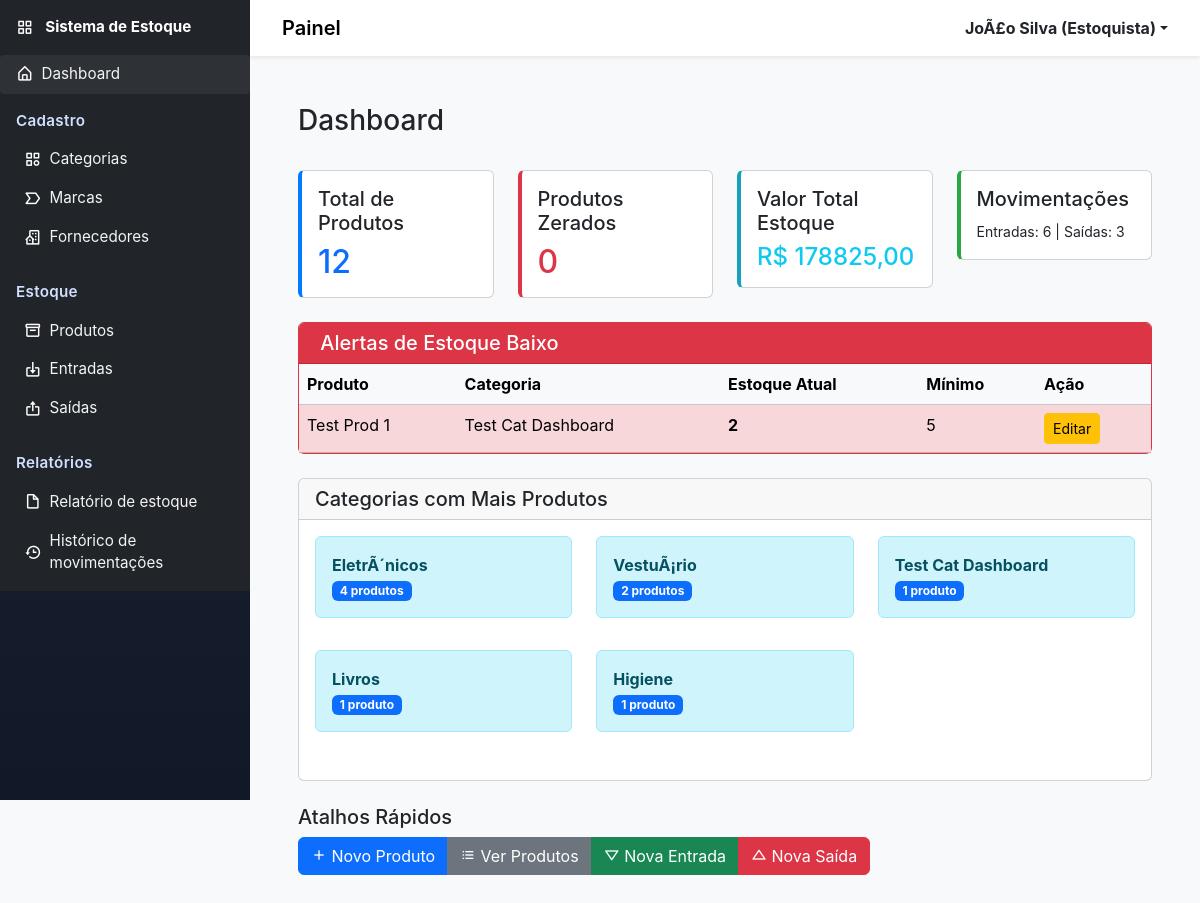
/usuarios/dashboard/ (signed in), run on the app's committed database.
### usuarios/models.py (models this page shows, shortened)
class Usuario(AbstractBaseUser, PermissionsMixin):
    NIVEL_ADMIN = "admin"
    NIVEL_ESTOQUISTA = "estoquista"
    NIVEL_CAIXA = "caixa"
    NIVEL_CHOICES = [
        (NIVEL_ADMIN, "Admin"),
        (NIVEL_ESTOQUISTA, "Estoquista"),
        (NIVEL_CAIXA, "Caixa"),
    ]
    id = models.AutoField(primary_key=True)
    nome = models.CharField("Nome", max_length=150)
    login = models.CharField("Login", max_length=50, unique=True)
    nivel_acesso = models.CharField(
        "Nível de acesso", max_length=30, choices=NIVEL_CHOICES, default=NIVEL_ESTOQUISTA)
    is_staff = models.BooleanField("Staff", default=False)
    is_active = models.BooleanField("Ativo", default=True)
    data_criacao = models.DateTimeField(
        "Data de criação", default=timezone.now)
    objects = UsuarioManager()
    USERNAME_FIELD = "login"
    REQUIRED_FIELDS = ["nome"]
    class Meta:
        verbose_name = "Usuário"
        verbose_name_plural = "Usuários"

### produtos/models.py (models this page shows, shortened)
class Produto(models.Model):
    UN = "UN"
    G = "G"
    KG = "KG"
    L = "L"
    CX = "CX"
    PAC = "PAC"
    MT = "MT"
    UNIDADE_CHOICES = [
        (UN, "Unidade"),
        (G, "Grama"),
        (KG, "Quilo"),
        (L, "Litro"),
        (CX, "Caixa"),
        (PAC, "Pacote"),
        (MT, "Metro"),
    ]
    id = models.AutoField(primary_key=True)
    nome = models.CharField(max_length=150)
    descricao = models.TextField(blank=True, null=True)
    codigo_barras = models.CharField(max_length=20, unique=True, blank=True, null=True)
    categoria = models.ForeignKey(Categoria, on_delete=models.PROTECT, related_name="produtos")
    marca = models.ForeignKey(Marca, on_delete=models.PROTECT, related_name="produtos", blank=True, null=True)
    fornecedor = models.ForeignKey(Fornecedor, on_delete=models.PROTECT, related_name="produtos", blank=True, null=True)
    unidade_medida = models.CharField(max_length=10, choices=UNIDADE_CHOICES, default=UN)
    preco_custo = models.DecimalField(max_digits=10, decimal_places=2)
    preco_venda = models.DecimalField(max_digits=10, decimal_places=2)
    estoque_minimo = models.IntegerField(default=0)
    estoque_atual = models.IntegerField(default=0)
    data_registro = models.DateTimeField(default=timezone.now)
    data_atualizacao = models.DateTimeField(auto_now=True)
    class Meta:
        verbose_name = "Produto"
        verbose_name_plural = "Produtos"

### categorias/models.py (models this page shows, shortened)
class Categoria(models.Model):
    id = models.AutoField(primary_key=True)
    nome = models.CharField(max_length=100)
    descricao = models.TextField(blank=True, null=True)
    class Meta:
        verbose_name = "Categoria"
        verbose_name_plural = "Categorias"

### usuarios/views.py (the view)
# urls.py: path("dashboard/", views.dashboard, name="dashboard"),
@login_required(login_url='login')
def dashboard(request):
    estoque_baixo = Produto.objects.filter(
        estoque_atual__lte=F('estoque_minimo')
    ).select_related('categoria').order_by('estoque_atual')[:10]
    total_produtos = Produto.objects.count()
    produtos_zerados = Produto.objects.filter(estoque_atual=0).count()
    valor_total_estoque = Produto.objects.aggregate(
        total=Sum(F('estoque_atual') * F('preco_custo'),
                  output_field=DecimalField())
    )['total'] or 0
    total_entradas = EntradaEstoque.objects.count()
    total_saidas = SaidaEstoque.objects.count()
    categorias_top = Produto.objects.values('categoria__nome').annotate(
        count=Count('id')
    ).order_by('-count')[:5]
    context = {
        'estoque_baixo': estoque_baixo,
        'total_produtos': total_produtos,
        'produtos_zerados': produtos_zerados,
        'valor_total_estoque': valor_total_estoque,
        'total_entradas': total_entradas,
        'total_saidas': total_saidas,
        'categorias_top': categorias_top,
    }
    return render(request, 'usuarios/dashboard.html', context)

### usuarios/templatetags/access_tags.py (called while the page is built)
@register.simple_tag(takes_context=True)
def has_access(context, allowed_levels):
    request = context.get('request')
    if not request or not hasattr(request, 'user') or not request.user.is_authenticated:
        return False
    nivel = getattr(request.user, 'nivel_acesso', None)
    if not nivel:
        return False
    allowed = [x.strip() for x in allowed_levels.split(',') if x.strip()]
    return nivel in allowed

### templates/usuarios/dashboard.html (shortened to what this page needs)
{% extends 'base.html' %}
{% load access_tags %}
{% block content %}
<div class="container-fluid p-4">
    <div class="row mb-4">
        <div class="col-md-12">
            <h1 class="h3">Dashboard</h1>
        </div>
    </div>
    <div class="row mb-4">
        <div class="col-md-3">
            <div class="card border-left-primary">
                <div class="card-body">
                    <h5 class="card-title">Total de Produtos</h5>
                    <h2 class="card-text text-primary">{{ total_produtos }}</h2>
                </div>
            </div>
        </div>
        <div class="col-md-3">
            <div class="card border-left-danger">
                <div class="card-body">
                    <h5 class="card-title">Produtos Zerados</h5>
                    <h2 class="card-text text-danger">{{ produtos_zerados }}</h2>
                </div>
            </div>
        </div>
        <div class="col-md-3">
            <div class="card border-left-info">
                <div class="card-body">
                    <h5 class="card-title">Valor Total Estoque</h5>
                    <h4 class="card-text text-info">R$ {{ valor_total_estoque|floatformat:2 }}</h4>
                </div>
            </div>
        </div>
        <div class="col-md-3">
            <div class="card border-left-success">
                <div class="card-body">
                    <h5 class="card-title">Movimentações</h5>
                    <p class="card-text"><small>Entradas: {{ total_entradas }} | Saídas: {{ total_saidas }}</small></p>
                </div>
            </div>
        </div>
    </div>
    {% if estoque_baixo %}
    <div class="row mb-4">
        <div class="col-md-12">
            <div class="card border-danger">
                <div class="card-header bg-danger text-white">
                    <h5 class="mb-0"> Alertas de Estoque Baixo</h5>
                </div>
                <div class="table-responsive">
                    <table class="table table-hover mb-0">
                        <thead class="table-light">
                            <tr>
                                <th>Produto</th>
                                <th>Categoria</th>
                                <th>Estoque Atual</th>
                                <th>Mínimo</th>
                                <th>Ação</th>
                            </tr>
                        </thead>
                        <tbody>
                            {% for produto in estoque_baixo %}
                            <tr class="table-danger">
                                <td>{{ produto.nome }}</td>
                                <td>{{ produto.categoria.nome }}</td>
                                <td><strong>{{ produto.estoque_atual }}</strong></td>
                                <td>{{ produto.estoque_minimo }}</td>
                                <td>
                                    <a href="{% url 'produtos:editar' produto.id %}" class="btn btn-sm btn-warning">Editar</a>
                                </td>
                            </tr>
                            {% endfor %}
                        </tbody>
                    </table>
                </div>
            </div>
        </div>
    </div>
    {% endif %}
    <div class="row">
        <div class="col-md-12">
            <div class="card">
                <div class="card-header">
                    <h5 class="mb-0">Categorias com Mais Produtos</h5>
                </div>
                <div class="card-body">
                    <div class="row">
                        {% for cat in categorias_top %}
                        <div class="col-md-4 mb-3">
                            <div class="alert alert-info">
                                <strong>{{ cat.categoria__nome }}</strong><br>
                                <span class="badge bg-primary">{{ cat.count }} produto{{ cat.count|pluralize }}</span>
                            </div>
                        </div>
                        {% empty %}
                        <div class="col-md-12">
                            <p class="text-muted">Nenhum produto cadastrado ainda.</p>
                        </div>
                        {% endfor %}
                    </div>
                </div>
            </div>
        </div>
    </div>
    {% has_access "admin,estoquista" as can_manage %}
    {% if can_manage %}
    <div class="row mt-4">
        <div class="col-md-12">
            <h5>Atalhos Rápidos</h5>
            <div class="btn-group" role="group">
                {% has_access "admin,estoquista" as can_products %}
                {% if can_products %}
                <a href="{% url 'produtos:criar' %}" class="btn btn-primary"><i class='bx bx-plus'></i> Novo Produto</a>
                <a href="{% url 'produtos:index' %}" class="btn btn-secondary"><i class='bx bx-list-ul'></i> Ver Produtos</a>
                {% endif %}
                {% has_access "admin,estoquista" as can_movements %}
                {% if can_movements %}
                <a href="{% url 'movimentacoes:criar_entrada' %}" class="btn btn-success"><i class='bx bx-down-arrow'></i> Nova Entrada</a>
                <a href="{% url 'movimentacoes:criar_saida' %}" class="btn btn-danger"><i class='bx bx-up-arrow'></i> Nova Saída</a>
                {% endif %}
            </div>
        </div>
    </div>
    {% endif %}
</div>
{% endblock %}

### templates/includes/header.html (shortened to what this page needs)
<header class="navbar navbar-expand-lg navbar-light bg-white shadow-sm">
<div class="container-fluid">
<div class="d-flex align-items-center">
	<a class="navbar-brand" href="#">Painel</a>
</div>
<div class="d-flex align-items-center">
<div class="dropdown">
<a class="d-flex align-items-center text-dark text-decoration-none dropdown-toggle" href="#" id="userDropdown" data-bs-toggle="dropdown" aria-expanded="false">
	<strong>
		{% if request.user.is_authenticated %}
			{{ request.user.nome }} {% if request.user.get_nivel_acesso_display %}({{ request.user.get_nivel_acesso_display }}){% endif %}
		{% else %}
			Usuário
		{% endif %}
	</strong>
</a>
</div>
</div>
</div>
</header>

### static/css/style.css (style rules this page uses)
body { font-family: Inter, system-ui, -apple-system, 'Segoe UI', Roboto, 'Helvetica Neue', Arial; background-color: #f8f9fa; }
header.navbar .navbar-brand { font-weight:600 }
@media (min-width: 768px) { header.navbar { padding-left: 1.25rem; padding-right:1.25rem } }

### templates/usuarios/dashboard.html (style rules this page uses)
.border-left-primary { border-left: 4px solid #007bff; }
.border-left-danger { border-left: 4px solid #dc3545; }
.border-left-info { border-left: 4px solid #17a2b8; }
.border-left-success { border-left: 4px solid #28a745; }

### data on the page
Usuario: user.nome "JoÃ£o Silva", user.nivel_acesso "Estoquista"
Produto: nome "Test Prod 1", categoria.nome "Test Cat Dashboard", estoque_atual "2", estoque_minimo "5"

### other printed values
{{ total_produtos }} "12"
{{ produtos_zerados }} "0"
{{ valor_total_estoque|floatformat:2 }} "178825,00"
{{ total_entradas }} "6"
{{ total_saidas }} "3"
{{ cat.categoria__nome }} "EletrÃ´nicos" "VestuÃ¡rio" "Test Cat Dashboard" "Livros" "Higiene"
{{ cat.count }} "4" "2" "1" "1" "1"
